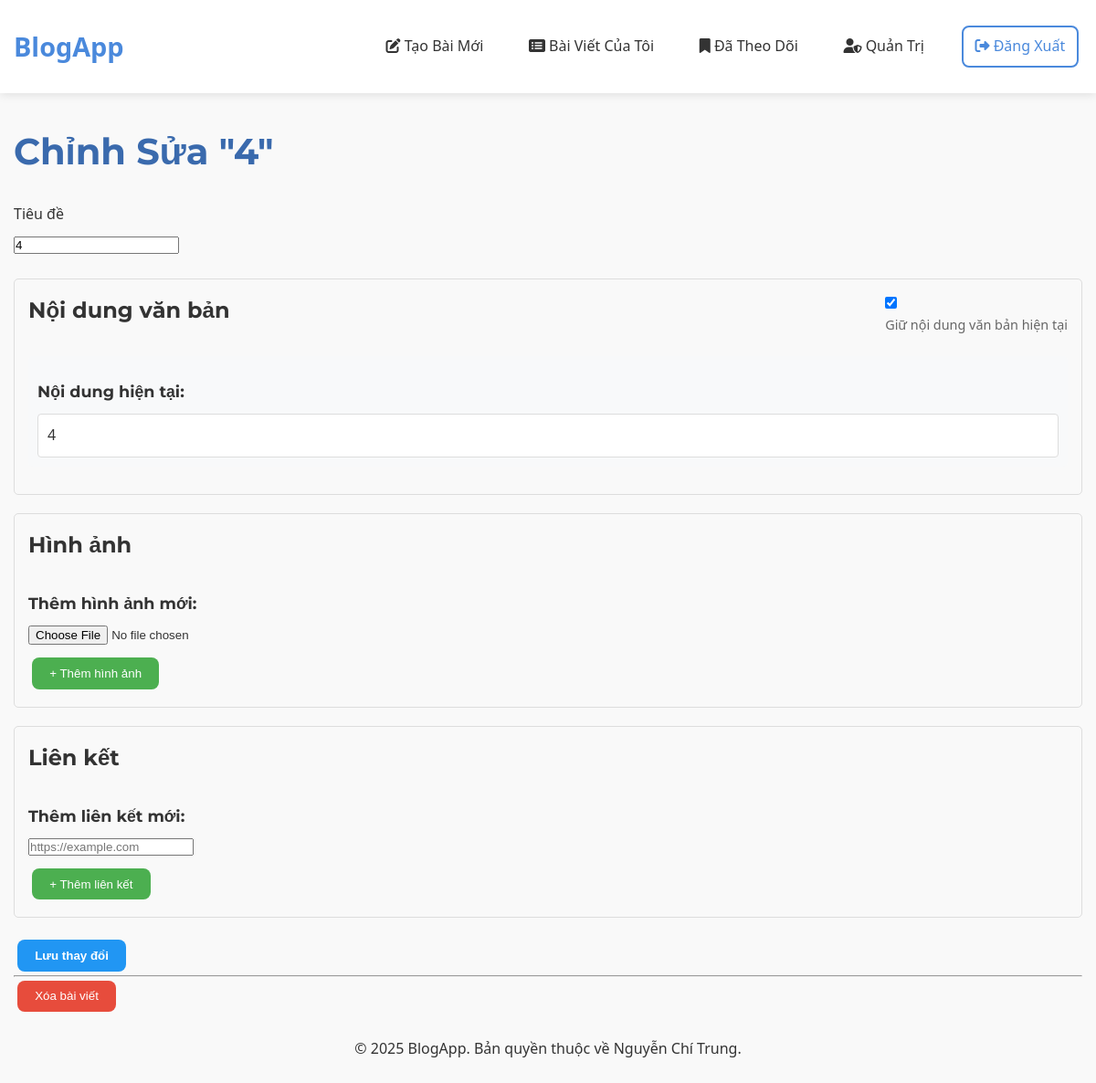
/6/update (signed in), run on an earlier commit of the app's database.
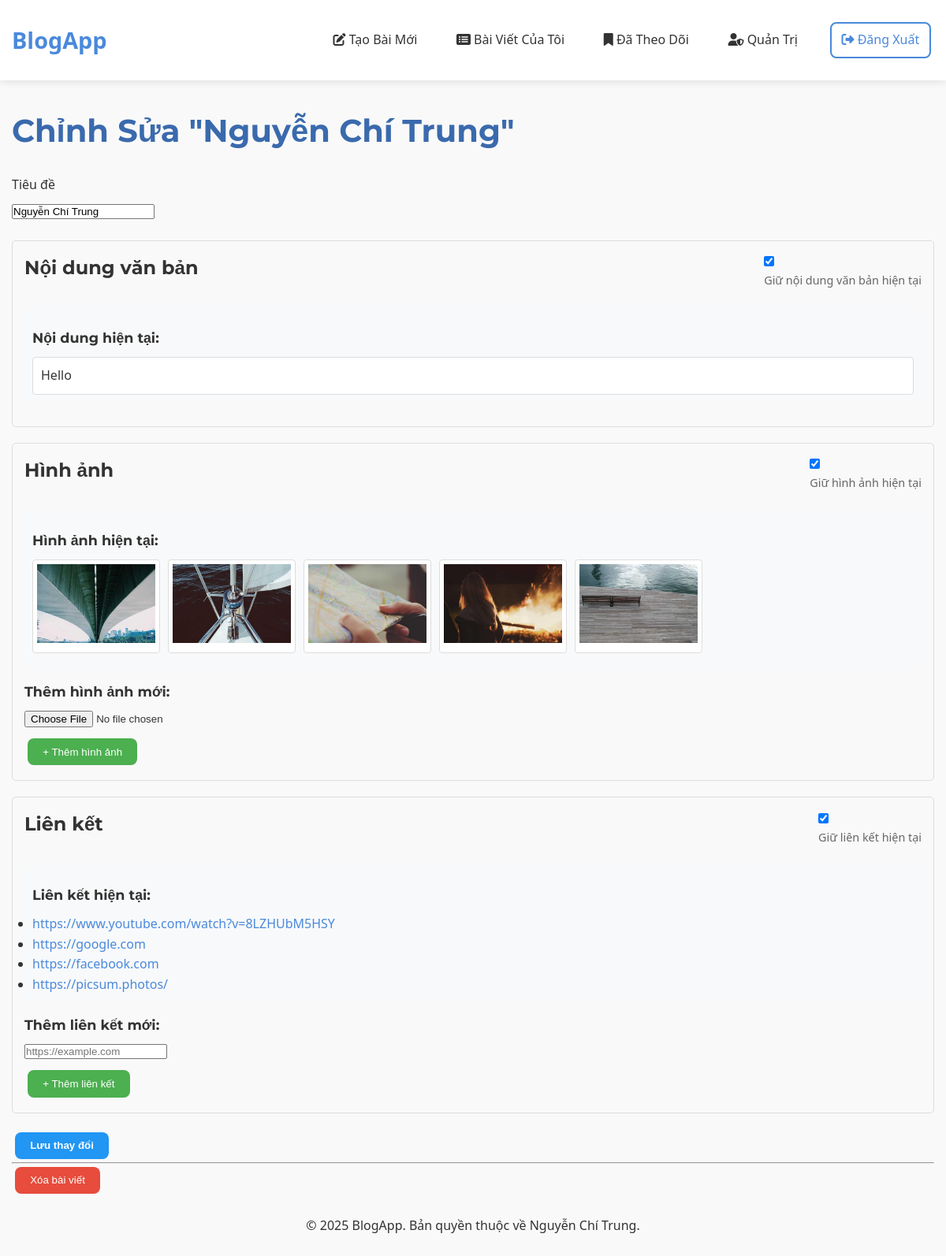
And on a later commit of the database.
### tables this page shows
CREATE TABLE post (
  id INTEGER PRIMARY KEY AUTOINCREMENT,
  author_id INTEGER NOT NULL,
  created TIMESTAMP NOT NULL DEFAULT CURRENT_TIMESTAMP,
  title TEXT NOT NULL,
  text_content TEXT,
  FOREIGN KEY (author_id) REFERENCES user (id)
);

CREATE TABLE post_content (
  id INTEGER PRIMARY KEY AUTOINCREMENT,
  post_id INTEGER NOT NULL,
  content_type TEXT NOT NULL,  -- 'image' hoặc 'link'
  content TEXT NOT NULL,       -- đường dẫn hình ảnh hoặc URL
  display_order INTEGER NOT NULL,
  FOREIGN KEY (post_id) REFERENCES post (id) ON DELETE CASCADE
);

### flaskr/blog.py (the view, shortened to what this page needs)
@bp.route('/<int:id>/update', methods=('GET', 'POST'))
@login_required
def update(id):
    post = get_post(id)
    return render_template('blog/update.html', post=post)

### flaskr/__init__.py (called while the page is built)
def create_app(test_config=None):
    app = Flask(__name__, instance_relative_config=True)
    app.config.from_mapping(
        SECRET_KEY='dev',
        DATABASE=os.path.join(app.instance_path, 'flaskr.sqlite'),
    )
    if test_config is None:
        app.config.from_pyfile('config.py', silent=True)
    else:
        app.config.from_mapping(test_config)
    try:
        os.makedirs(app.instance_path)
    except OSError:
        pass
    from . import db
    db.init_app(app)
    from . import auth
    app.register_blueprint(auth.bp)
    from . import blog
    app.register_blueprint(blog.bp)
    @app.context_processor
    def inject_utilities():
        def get_year():
            return datetime.datetime.now().year
        return {'get_year': get_year}
    @app.route('/')
    def index():
        return redirect(url_for('blog.blog_index'))
    return app

### flaskr/auth.py (called while the page is built)
@bp.before_app_request
def load_logged_in_user():
    user_id = session.get('user_id')
    if user_id is None:
        g.user = None
    else:
        g.user = get_db().execute(
            'SELECT * FROM user WHERE id = ?', (user_id,)
        ).fetchone()  # fetchone() trả về một sqlite3.Row

def login_required(view):
    @functools.wraps(view)
    def wrapped_view(**kwargs):
        if g.user is None:
            return redirect(url_for('auth.login'))
        return view(**kwargs)
    return wrapped_view

### flaskr/blog.py (called while the page is built)
def get_post(id, check_author=True):
    db = get_db()
    post_row = db.execute(
        'SELECT p.id, title, text_content, created, author_id, username'
        ' FROM post p JOIN user u ON p.author_id = u.id'
        ' WHERE p.id = ?',
        (id,)
    ).fetchone()
    if post_row is None:
        abort(404, f"Bài viết có ID {id} không tồn tại.")
    post = dict(post_row)
    contents = db.execute(
        'SELECT content_type, content, display_order'
        ' FROM post_content'
        ' WHERE post_id = ?'
        ' ORDER BY display_order',
        (id,)
    ).fetchall()
    post['images'] = [c['content'] for c in contents if c['content_type'] == 'image']
    post['links'] = [c['content'] for c in contents if c['content_type'] == 'link']
    if check_author and post['author_id'] != g.user['id'] and not g.user['is_admin']:
        abort(403)
    return post

### flaskr/db.py (called while the page is built)
def get_db():
    if 'db' not in g:
        g.db = sqlite3.connect(
            current_app.config['DATABASE'],
            detect_types=sqlite3.PARSE_DECLTYPES
        )
        g.db.row_factory = sqlite3.Row
    return g.db

### flaskr/templates/blog/update.html (shortened to what this page needs)
{% extends 'base.html' %}
{% block header %}
    <h1>Chỉnh Sửa "{{ post.title }}"</h1>
{% endblock %}
{% block content %}
<form method="post" class="form" enctype="multipart/form-data" id="updatePostForm">
    <div class="form-group">
        <label for="title">Tiêu đề</label>
        <input name="title" id="title" value="{{ request.form.title or post.title }}" required>
    </div>
    <div class="form-group content-section">
        <div class="section-header">
            <h3>Nội dung văn bản</h3>
            {% if post.text_content %}
            <div class="keep-content">
                <input type="checkbox" id="keep_text" name="keep_text" checked>
                <label for="keep_text">Giữ nội dung văn bản hiện tại</label>
            </div>
            {% endif %}
        </div>
        {% if post.text_content %}
        <div class="current-content" id="current_text">
            <h4>Nội dung hiện tại:</h4>
            <div class="current-text">{{ post.text_content }}</div>
        </div>
        {% endif %}
    </div>
    <div class="form-group content-section">
        <div class="section-header">
            <h3>Hình ảnh</h3>
            {% if post.images %}
            <div class="keep-content">
                <input type="checkbox" id="keep_images" name="keep_images" checked>
                <label for="keep_images">Giữ hình ảnh hiện tại</label>
            </div>
            {% endif %}
        </div>
        {% if post.images %}
        <div class="current-content" id="current_images">
            <h4>Hình ảnh hiện tại:</h4>
            <div class="image-gallery">
                {% for image in post.images %}
                <div class="current-image-container">
                    <img src="{{ image }}" alt="Hình ảnh" style="max-width: 150px; max-height: 150px;">
                </div>
                {% endfor %}
            </div>
        </div>
        {% endif %}
        <div id="new_images_section">
            <h4>Thêm hình ảnh mới:</h4>
            <div id="image-inputs">
                <div class="image-input-group">
                    <input type="file" name="images[]" class="image-input" accept="image/*" onchange="previewImage(this)">
                </div>
            </div>
            <button type="button" class="btn add-btn" onclick="addImageInput()">+ Thêm hình ảnh</button>
        </div>
    </div>
    <div class="form-group content-section">
        <div class="section-header">
            <h3>Liên kết</h3>
            {% if post.links %}
            <div class="keep-content">
                <input type="checkbox" id="keep_links" name="keep_links" checked>
                <label for="keep_links">Giữ liên kết hiện tại</label>
            </div>
            {% endif %}
        </div>
        {% if post.links %}
        <div class="current-content" id="current_links">
            <h4>Liên kết hiện tại:</h4>
            <ul>
                {% for link in post.links %}
                <li><a href="{{ link }}" target="_blank">{{ link }}</a></li>
                {% endfor %}
            </ul>
        </div>
        {% endif %}
        <div id="new_links_section">
            <h4>Thêm liên kết mới:</h4>
            <div id="link-inputs">
                <div class="link-input-group">
                    <input type="url" name="links[]" class="link-input" placeholder="https://example.com">
                </div>
            </div>
            <button type="button" class="btn add-btn" onclick="addLinkInput()">+ Thêm liên kết</button>
        </div>
    </div>
    <input type="submit" value="Lưu thay đổi" class="btn primary-btn">
</form>
<hr>
<form action="{{ url_for('blog.delete_post', id=post.id) }}" method="post" class="form">
    <input class="btn danger" type="submit" value="Xóa bài viết" onclick="return confirm('Bạn có chắc chắn muốn xóa bài viết này không?');">
</form>
{% endblock %}

### flaskr/templates/base.html (shortened to what this page needs)
<!doctype html>
<html lang="vi">
<head>
    <link rel="stylesheet" href="https://cdnjs.cloudflare.com/ajax/libs/font-awesome/6.4.0/css/all.min.css">
    <link rel="stylesheet" href="{{ url_for('static', filename='style.css') }}">
</head>
<body>
    <header>
        <div class="container">
            <a href="{{ url_for('blog.blog_index') }}" class="brand">BlogApp</a>
            <nav class="nav-links" id="nav-links">
                {% if g.user %}
                    <a href="{{ url_for('blog.create') }}" class="{% if request.endpoint == 'blog.create' %}active{% endif %}">
                        <i class="fas fa-edit"></i> Tạo Bài Mới
                    </a>
                    <a href="{{ url_for('blog.my_posts') }}" class="{% if request.endpoint == 'blog.my_posts' %}active{% endif %}">
                        <i class="fas fa-list-alt"></i> Bài Viết Của Tôi
                    </a>
                    <a href="{{ url_for('blog.followed_posts') }}" class="{% if request.endpoint == 'blog.followed_posts' %}active{% endif %}">
                        <i class="fas fa-bookmark"></i> Đã Theo Dõi
                    </a>
                    {% if g.user['is_admin'] %}
                        <a href="{{ url_for('blog.admin') }}" class="{% if 'admin' in request.endpoint %}active{% endif %}">
                            <i class="fas fa-user-shield"></i> Quản Trị
                        </a>
                    {% endif %}
                    <a href="{{ url_for('auth.logout') }}" class="btn outline">
                        <i class="fas fa-sign-out-alt"></i> Đăng Xuất
                    </a>
                {% endif %}
            </nav>
        </div>
    </header>
    <main class="container">
        <section class="page-header mb-3">
            {% block header %}{% endblock %}
        </section>
        {% block content %}{% endblock %}
    </main>
    <footer class="container text-center mt-3">
        <p class="text-light">&copy; {{ get_year() }} BlogApp. Bản quyền thuộc về Nguyễn Chí Trung.</p>
    </footer>
</body>
</html>

### flaskr/static/style.css (style rules this page uses)
:root { --primary-color: #4a89dc; --primary-dark: #3a6aad; --primary-light: #6a99e9; --secondary-color: #5cb85c; --danger-color: #e74c3c; --warning-color: #f0ad4e; --text-color: #333; --text-light: #888; --bg-color: #f9f9f9; --light-gray: #eee; --dark-gray: #555; --border-radius: 8px; --box-shadow: 0 2px 12px rgba(0, 0, 0, 0.1); --transition: all 0.3s ease; --font-primary: 'Segoe UI', Tahoma, Geneva, Verdana, sans-serif; --font-heading: 'Montserrat', sans-serif; }
* { margin: 0; padding: 0; box-sizing: border-box; }
body { font-family: var(--font-primary); color: var(--text-color); background-color: var(--bg-color); line-height: 1.6; padding-bottom: 50px; }
a { color: var(--primary-color); text-decoration: none; transition: var(--transition); }
h1, h2, h3, h4, h5, h6 { font-family: var(--font-heading); margin-bottom: 1rem; color: var(--text-color); }
h1 { font-size: 2.5rem; font-weight: 700; color: var(--primary-dark); }
h3 { font-size: 1.5rem; }
p { margin-bottom: 1rem; }
.container { max-width: 1200px; margin: 0 auto; padding: 0 15px; }
header { background-color: white; box-shadow: 0 2px 10px rgba(0, 0, 0, 0.1); padding: 1.5rem 0; margin-bottom: 2rem; }
header .container { display: flex; justify-content: space-between; align-items: center; }
.brand { font-size: 1.8rem; font-weight: 700; color: var(--primary-color); }
.nav-links { display: flex; gap: 1.5rem; align-items: center; }
.nav-links a { color: var(--text-color); font-weight: 500; padding: 0.5rem 0.8rem; border-radius: var(--border-radius); transition: var(--transition); }
.btn { display: inline-block; padding: 0.6rem 1.2rem; border-radius: var(--border-radius); font-weight: 500; text-align: center; cursor: pointer; border: none; transition: var(--transition); text-transform: none; margin: 0.25rem; background-color: var(--primary-color); color: white; }
.btn.danger { background-color: var(--danger-color); color: white; }
.btn.outline { background-color: transparent; border: 2px solid var(--primary-color); color: var(--primary-color); }
.form-group { margin-bottom: 1.5rem; }
.form-group label { display: block; margin-bottom: 0.5rem; font-weight: 500; }
.text-center { text-align: center; }
.mb-3 { margin-bottom: 1.5rem; }
.mt-3 { margin-top: 1.5rem; }

### flaskr/templates/blog/update.html (style rules this page uses)
.content-section { border: 1px solid #ddd; padding: 15px; margin-bottom: 20px; border-radius: 5px; }
.section-header { display: flex; justify-content: space-between; align-items: center; margin-bottom: 15px; }
.keep-content { font-size: 0.9em; color: #666; }
.image-input-group, .link-input-group { margin-bottom: 10px; display: flex; align-items: center; }
.add-btn { background-color: #4CAF50; color: white; }
.primary-btn { background-color: #2196F3; color: white; font-weight: bold; }
.current-content { margin-bottom: 15px; padding: 10px; background-color: #f8f9fa; border-radius: 5px; }
.current-text { white-space: pre-wrap; margin-top: 10px; padding: 10px; border: 1px solid #ddd; border-radius: 4px; background-color: white; }
.image-gallery { display: flex; flex-wrap: wrap; gap: 10px; margin: 10px 0; }
.current-image-container { border: 1px solid #ddd; padding: 5px; border-radius: 4px; background-color: white; }
h4 { margin-top: 15px; margin-bottom: 10px; font-size: 1.1em; color: #333; }

What changed in the data, as far as the page shows it:
changed post: title "4" → "Nguyễn Chí Trung"; text_content "4" → "Hello"
now on this page (row edited): post_content: content (picture), shown under "Hình ảnh hiện tại:"
added post_content: content (picture), shown under "Hình ảnh hiện tại:"
added post_content: content (picture), shown under "Hình ảnh hiện tại:"
added post_content: content (picture), shown under "Hình ảnh hiện tại:"
added post_content: content (picture), shown under "Hình ảnh hiện tại:"
added post_content: content "https://www.youtube.com/watch?v=8LZHUbM5HSY", shown under "Liên kết hiện tại:"
added post_content: content "https://google.com", shown under "Liên kết hiện tại:"
added post_content: content "https://facebook.com", shown under "Liên kết hiện tại:"
added post_content: content "https://picsum.photos/", shown under "Liên kết hiện tại:"
Also different on the page:
form field keep_images: (not shown) → "☑"
form field keep_links: (not shown) → "☑"
text now shown: "Giữ hình ảnh hiện tại Hình ảnh hiện tại: Giữ liên kết hiện tại Liên kết hiện tại:"
